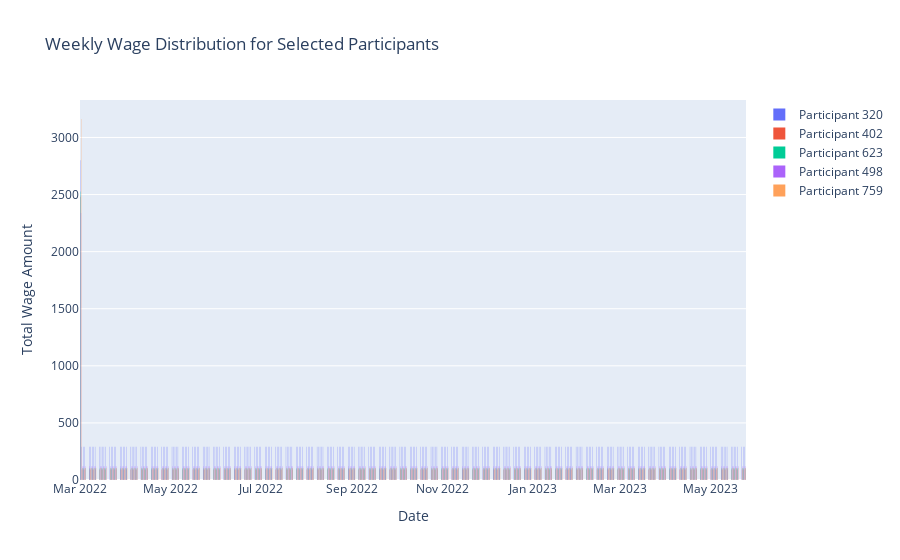

Notebook code for this chart:
### Code cell
import pandas as pd
import plotly.graph_objects as go

# Load the data from the CSV file
df = pd.read_csv('../Datasets/Journals/FinancialJournal.csv')

# Convert the timestamp column to datetime
df['timestamp'] = pd.to_datetime(df['timestamp'])

# Filter the data to include only the Wage category
wage_data = df[df['category'] == 'Wage']

# Select 5 participants (you can change these IDs as needed)
selected_participants = [320, 402, 623, 498, 759]
selected_wage_data = wage_data[wage_data['participantId'].isin(selected_participants)]

# Create a histogram plot for each selected participant
fig = go.Figure()

for participant_id in selected_participants:
    participant_data = selected_wage_data[selected_wage_data['participantId'] == participant_id]
    fig.add_trace(go.Histogram(
        x=participant_data['timestamp'],
        y=participant_data['amount'],
        name=f'Participant {participant_id}',
        histfunc='sum',
        xbins=dict(
            start=participant_data['timestamp'].min(),
            end=participant_data['timestamp'].max(),
            size='W'  # Weekly bins
        )
    ))

# Update layout
fig.update_layout(
    barmode='group',  # Group bars next to each other
    title='Weekly Wage Distribution for Selected Participants',
    xaxis_title='Date',
    yaxis_title='Total Wage Amount',
    bargap=0.2
)

# Show the plot
fig.show()

### Figure 1 — Plotly figure (JSON) as saved in the notebook; plotly's stock layout.template omitted (floating-point values rounded to 4 significant figures; data arrays with more than 128 entries replaced by an {"elided": "..."} marker saying what was removed)
{"data": [{"histfunc": "sum", "name": "Participant 320", "type": "histogram", "x": {"elided": "573 str values"}, "xbins": {"end": "2023-05-24T17:15:00+00:00", "size": "W", "start": "2022-03-01T00:00:00+00:00"}, "y": {"elided": "573 float values"}}, {"histfunc": "sum", "name": "Participant 402", "type": "histogram", "x": {"elided": "645 str values"}, "xbins": {"end": "2023-05-24T17:15:00+00:00", "size": "W", "start": "2022-03-01T00:00:00+00:00"}, "y": {"elided": "645 float values"}}, {"histfunc": "sum", "name": "Participant 623", "type": "histogram", "x": {"elided": "645 str values"}, "xbins": {"end": "2023-05-24T16:55:00+00:00", "size": "W", "start": "2022-03-01T00:00:00+00:00"}, "y": {"elided": "645 float values"}}, {"histfunc": "sum", "name": "Participant 498", "type": "histogram", "x": {"elided": "645 str values"}, "xbins": {"end": "2023-05-24T15:55:00+00:00", "size": "W", "start": "2022-03-01T00:00:00+00:00"}, "y": {"elided": "645 float values"}}, {"histfunc": "sum", "name": "Participant 759", "type": "histogram", "x": {"elided": "645 str values"}, "xbins": {"end": "2023-05-24T16:15:00+00:00", "size": "W", "start": "2022-03-01T00:00:00+00:00"}, "y": {"elided": "645 float values"}}], "layout": {"bargap": 0.2, "barmode": "group", "title": {"text": "Weekly Wage Distribution for Selected Participants"}, "xaxis": {"title": {"text": "Date"}}, "yaxis": {"title": {"text": "Total Wage Amount"}}}}
